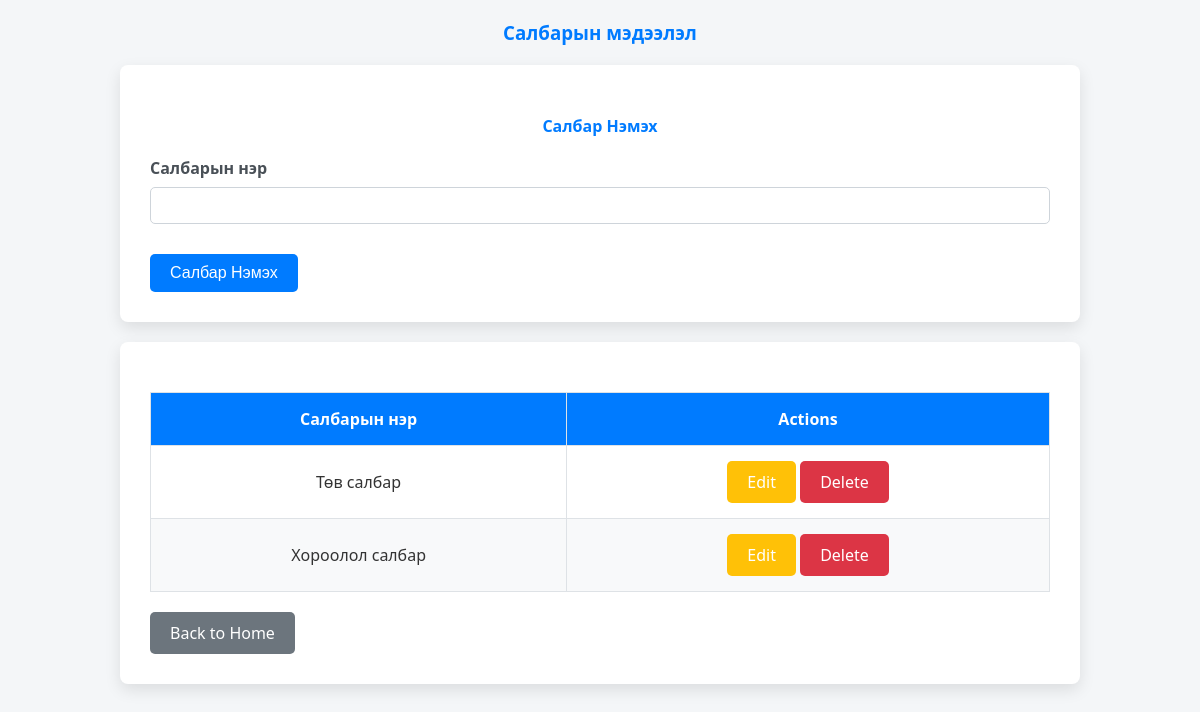
/branch, run on an earlier commit of the app's database.
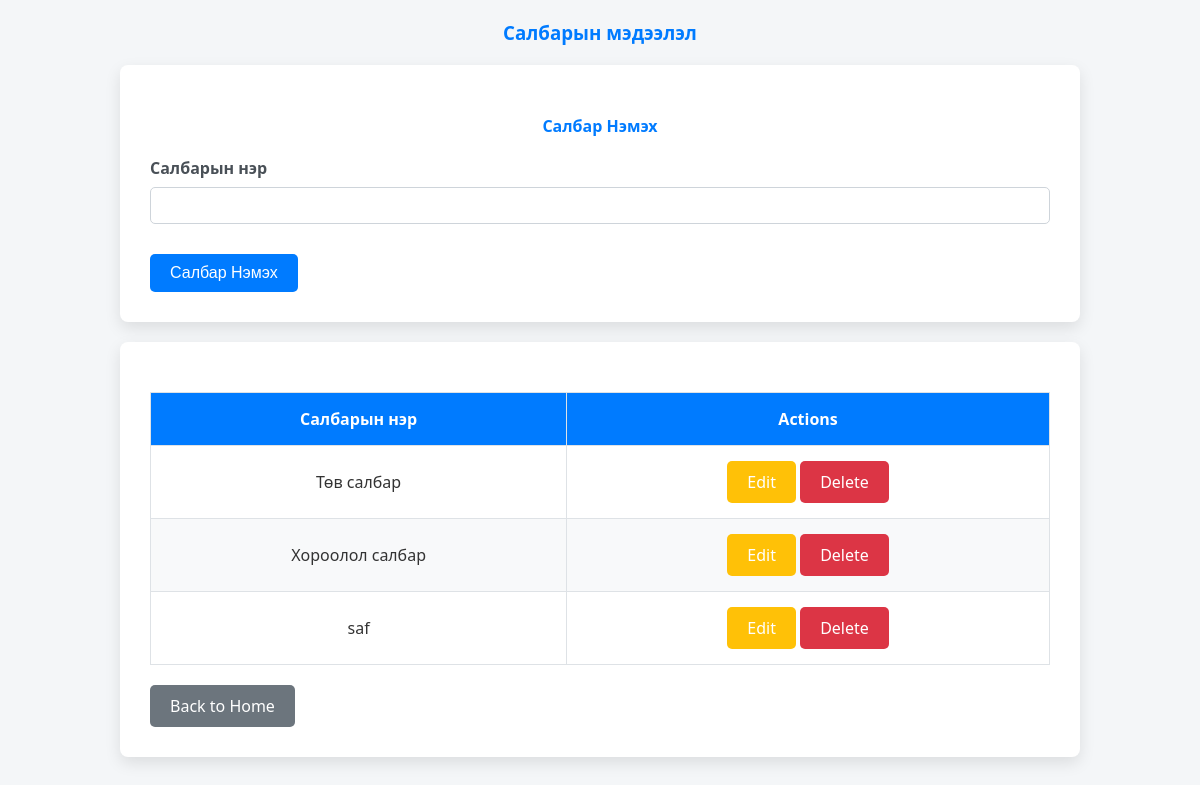
And on a later commit of the database.
### tables this page shows
CREATE TABLE Branch (
    id INTEGER PRIMARY KEY AUTOINCREMENT,
    bname TEXT NOT NULL
);

### lab11/app.py (the view)
@app.route('/branch', methods=['GET', 'POST'])
def branch_list():
    conn = sqlite3.connect("Employee.db")
    conn.row_factory = sqlite3.Row
    cursor = conn.cursor()
    if request.method == 'POST':
        branch_name = request.form['branch_name']
        if branch_name.strip():
            cursor.execute("INSERT INTO Branch (bname) VALUES (?)", (branch_name,))
            conn.commit()
    cursor.execute("SELECT * FROM Branch")
    branches = cursor.fetchall()
    conn.close()
    return render_template("branch_view.html", branches=branches)

### lab11/templates/branch_view.html (shortened to what this page needs)
<!DOCTYPE html>
<html lang="en">
<head>
</head>
<body>
    <h3>Салбарын мэдээлэл</h3>
    <div class="content">
        <h4>Салбар Нэмэх</h4>
        <form method="POST" action="{{ url_for('branch_list') }}">
            <div class="form-group">
                <label for="branch_name">Салбарын нэр</label>
                <input type="text" id="branch_name" name="branch_name" class="form-control" required>
            </div>
            <button type="submit" class="btn btn-primary mt-2">Салбар Нэмэх</button>
        </form>
    </div>
    <div class="content">
        <table class="table table-striped">
            <thead>
                <tr>
                    <th>Салбарын нэр</th>
                    <th>Actions</th>
                </tr>
            </thead>
            <tbody>
                {% for branch in branches %}
                <tr>
                    <td>{{ branch['bname'] }}</td>
                    <td>
                        <a href="{{ url_for('edit_branch', id=branch['id']) }}" class="btn btn-warning btn-sm">Edit</a>
                        <a href="{{ url_for('delete_branch', id=branch['id']) }}" class="btn btn-danger btn-sm" onclick="return confirm('Are you sure you want to delete this branch?');">Delete</a>
                    </td>
                </tr>
                {% endfor %}
            </tbody>
        </table>
        <a href="{{ url_for('index') }}" class="btn btn-secondary mt-3">Back to Home</a>
    </div>
</body>
</html>

### lab11/templates/branch_view.html (style rules this page uses)
body { background-color: #f4f6f8; font-family: 'Segoe UI', Tahoma, Geneva, Verdana, sans-serif; color: #333; margin: 0; padding: 0; }
h3, h4 { text-align: center; margin: 20px 0; color: #007bff; }
.content { padding: 30px; background-color: #fff; border-radius: 8px; box-shadow: 0 6px 16px rgba(0, 0, 0, 0.1); max-width: 900px; margin: 20px auto; }
.form-group { margin-bottom: 20px; }
label { display: block; font-weight: bold; margin-bottom: 8px; color: #495057; }
.form-control { width: 100%; padding: 10px; border: 1px solid #ced4da; border-radius: 5px; box-sizing: border-box; }
.btn { display: inline-block; padding: 10px 20px; border-radius: 5px; font-size: 16px; text-decoration: none; text-align: center; cursor: pointer; transition: background-color 0.3s ease; }
.btn-primary { background-color: #007bff; color: white; border: none; }
.btn-secondary { background-color: #6c757d; color: white; border: none; }
.btn-warning { background-color: #ffc107; color: white; border: none; }
.btn-danger { background-color: #dc3545; color: white; border: none; }
table { width: 100%; border-collapse: collapse; margin-top: 20px; }
table, th, td { border: 1px solid #dee2e6; }
th, td { padding: 15px; text-align: center; }
th { background-color: #007bff; color: white; }
tbody tr:nth-child(even) { background-color: #f8f9fa; }
.mt-3 { margin-top: 20px; }
.mt-2 { margin-top: 10px; }

What changed in the data, as far as the page shows it:
added Branch: bname "saf"
